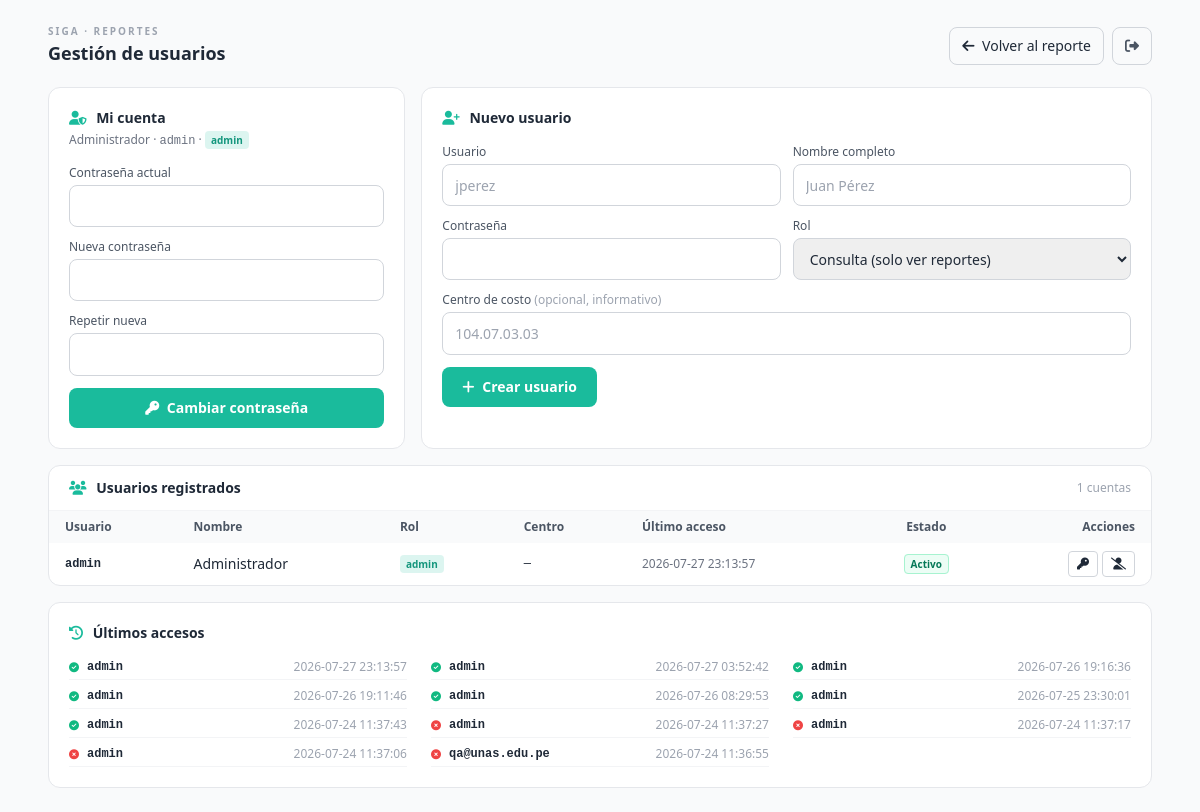
/public_html/usuarios.php (signed in), run on an earlier commit of the app's database.
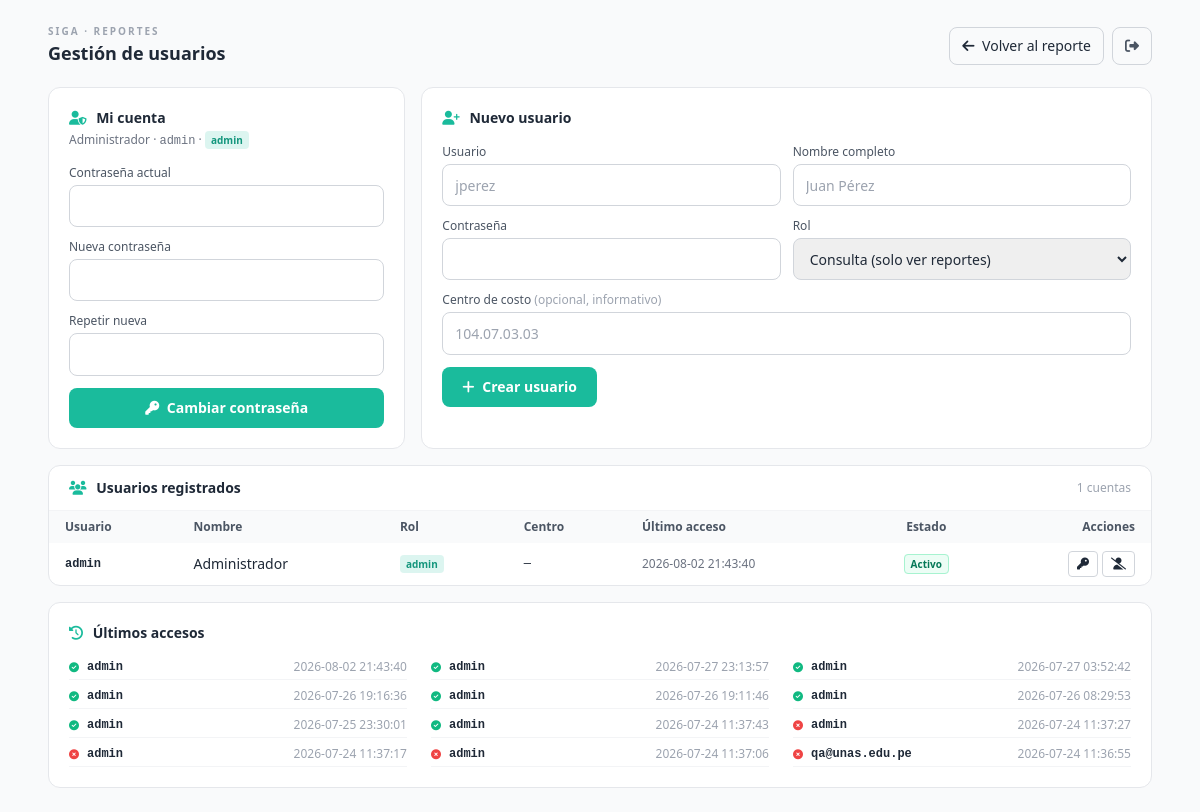
And on a later commit of the database.
### tables this page shows
CREATE TABLE usuarios (
                id             INTEGER PRIMARY KEY AUTOINCREMENT,
                usuario        TEXT    NOT NULL UNIQUE,
                nombre         TEXT    NOT NULL,
                clave_hash     TEXT    NOT NULL,
                rol            TEXT    NOT NULL DEFAULT 'consulta',
                centro_costo   TEXT,
                activo         INTEGER NOT NULL DEFAULT 1,
                intentos       INTEGER NOT NULL DEFAULT 0,
                bloqueado_hasta INTEGER,
                ultimo_acceso  TEXT,
                creado         TEXT    NOT NULL DEFAULT (datetime('now','localtime'))
            );

CREATE TABLE accesos (
                id       INTEGER PRIMARY KEY AUTOINCREMENT,
                usuario  TEXT NOT NULL,
                exito    INTEGER NOT NULL,
                ip       TEXT,
                fecha    TEXT NOT NULL DEFAULT (datetime('now','localtime'))
            );

### public_html/Auth.php (called while the page is built, shortened)
<?php
class Auth
{
    private PDO $db;
    public function __construct(?string $dbPath = null)
    {
        $dbPath = $dbPath ?: __DIR__ . '/data/siga_reporter.sqlite';
        $dir = dirname($dbPath);
        $this->db = new PDO('sqlite:' . $dbPath, null, null, [
            PDO::ATTR_ERRMODE            => PDO::ERRMODE_EXCEPTION,
            PDO::ATTR_DEFAULT_FETCH_MODE => PDO::FETCH_ASSOC,
        ]);
        $this->db->exec('PRAGMA journal_mode = WAL');
        $this->db->exec('PRAGMA foreign_keys = ON');
        $this->crearEsquema();
    }
    private function crearEsquema(): void
    {
        $this->db->exec("
            CREATE TABLE IF NOT EXISTS usuarios (
                id             INTEGER PRIMARY KEY AUTOINCREMENT,
                usuario        TEXT    NOT NULL UNIQUE,
                nombre         TEXT    NOT NULL,
                clave_hash     TEXT    NOT NULL,
                rol            TEXT    NOT NULL DEFAULT 'consulta',
                centro_costo   TEXT,
                activo         INTEGER NOT NULL DEFAULT 1,
                intentos       INTEGER NOT NULL DEFAULT 0,
                bloqueado_hasta INTEGER,
                ultimo_acceso  TEXT,
                creado         TEXT    NOT NULL DEFAULT (datetime('now','localtime'))
            )");
        $this->db->exec("
            CREATE TABLE IF NOT EXISTS accesos (
                id       INTEGER PRIMARY KEY AUTOINCREMENT,
                usuario  TEXT NOT NULL,
                exito    INTEGER NOT NULL,
                ip       TEXT,
                fecha    TEXT NOT NULL DEFAULT (datetime('now','localtime'))
            )");
        $n = (int)$this->db->query("SELECT COUNT(*) FROM usuarios")->fetchColumn();
    }
    public function logueado(): bool
    {
        return !empty($_SESSION['uid']);
    }
    public function usuario(): ?array
    {
        return [
            'id'     => $_SESSION['uid'],
            'usuario'=> $_SESSION['uusuario'] ?? '',
            'nombre' => $_SESSION['unombre']  ?? '',
            'rol'    => $_SESSION['urol']     ?? 'consulta',
        ];
    }
    public function usuarios(): array
    {
        return $this->db->query("SELECT id, usuario, nombre, rol, activo, centro_costo, ultimo_acceso, creado
                                 FROM usuarios ORDER BY activo DESC, usuario")->fetchAll();
    }
    public function esAdmin(): bool
    {
        return ($this->usuario()['rol'] ?? '') === 'admin';
    }
    public function bitacora(int $limite = 30): array
    {
        $st = $this->db->prepare("SELECT usuario, exito, ip, fecha FROM accesos ORDER BY id DESC LIMIT ?");
        $st->bindValue(1, $limite, PDO::PARAM_INT);
        $st->execute();
        return $st->fetchAll();
    }
}

### public_html/usuarios.php (the view, shortened to what this page needs)
<?php
require __DIR__ . '/Auth.php';
$auth = new Auth();
$auth->exigirLogin();
$USR   = $auth->usuario();
$admin = $auth->esAdmin();
$usuarios = $admin ? $auth->usuarios() : [];
$bitacora = $admin ? $auth->bitacora(15) : [];
?>
<!doctype html><html lang="es"><head>
<script src="https://cdn.tailwindcss.com"></script>
<link rel="stylesheet" href="https://cdnjs.cloudflare.com/ajax/libs/font-awesome/6.5.2/css/all.min.css">
</head>
<body class="bg-gray-50 text-gray-800 min-h-screen">
<div class="max-w-6xl mx-auto p-4 sm:p-6">
  <header class="flex items-center justify-between gap-3 mb-5">
    <div>
      <p class="text-[10px] font-bold tracking-[.2em] text-gray-400 uppercase">SIGA · Reportes</p>
      <h1 class="text-lg font-bold">Gestión de usuarios</h1>
    </div>
    <div class="flex items-center gap-2">
      <a href="index.php" class="px-3 py-2 text-sm rounded-lg border border-gray-300 hover:bg-white">
        <i class="fa-solid fa-arrow-left mr-1"></i> Volver al reporte
      </a>
      <a href="logout.php" class="px-3 py-2 text-sm rounded-lg border border-gray-300 text-gray-600 hover:bg-red-50 hover:text-red-600 hover:border-red-200">
        <i class="fa-solid fa-right-from-bracket"></i>
      </a>
    </div>
  </header>
  <div class="grid lg:grid-cols-3 gap-4">
    <section class="card p-5 lg:col-span-1">
      <h2 class="font-bold text-sm mb-1"><i class="fa-solid fa-user-shield text-primary mr-1.5"></i> Mi cuenta</h2>
      <p class="text-xs text-gray-500 mb-4">
        <?= htmlspecialchars($USR['nombre']) ?> ·
        <span class="font-mono"><?= htmlspecialchars($USR['usuario']) ?></span> ·
        <span class="px-1.5 py-0.5 rounded text-[10px] font-bold <?= $admin ? 'bg-primary/15 text-primary-dark' : 'bg-gray-100 text-gray-600' ?>"><?= htmlspecialchars($USR['rol']) ?></span>
      </p>
      <form method="post" class="space-y-3">
        <div><label class="block text-xs text-gray-600 mb-1">Contraseña actual</label>
          <input type="password" name="actual" required class="inp"></div>
        <div><label class="block text-xs text-gray-600 mb-1">Nueva contraseña</label>
          <input type="password" name="nueva" required minlength="6" class="inp"></div>
        <div><label class="block text-xs text-gray-600 mb-1">Repetir nueva</label>
          <input type="password" name="repetir" required minlength="6" class="inp"></div>
        <button class="w-full py-2.5 rounded-lg text-sm font-semibold text-white" style="background:rgb(26,187,156)">
          <i class="fa-solid fa-key mr-1"></i> Cambiar contraseña
        </button>
      </form>
    </section>
    <?php if ($admin): ?>
    <section class="card p-5 lg:col-span-2">
      <h2 class="font-bold text-sm mb-4"><i class="fa-solid fa-user-plus text-primary mr-1.5"></i> Nuevo usuario</h2>
      <form method="post" class="grid sm:grid-cols-2 gap-3">
        <div><label class="block text-xs text-gray-600 mb-1">Usuario</label>
          <input name="usuario" required placeholder="jperez" class="inp"></div>
        <div><label class="block text-xs text-gray-600 mb-1">Nombre completo</label>
          <input name="nombre" required placeholder="Juan Pérez" class="inp"></div>
        <div><label class="block text-xs text-gray-600 mb-1">Contraseña</label>
          <input type="password" name="clave" required minlength="6" class="inp"></div>
        <div><label class="block text-xs text-gray-600 mb-1">Rol</label>
          <select name="rol" class="inp">
            <option value="consulta">Consulta (solo ver reportes)</option>
          </select></div>
        <div class="sm:col-span-2"><label class="block text-xs text-gray-600 mb-1">Centro de costo <span class="text-gray-400">(opcional, informativo)</span></label>
          <input name="centro" placeholder="104.07.03.03" class="inp"></div>
        <div class="sm:col-span-2">
          <button class="px-5 py-2.5 rounded-lg text-sm font-semibold text-white" style="background:rgb(26,187,156)">
            <i class="fa-solid fa-plus mr-1"></i> Crear usuario
          </button>
        </div>
      </form>
    </section>
    <section class="card lg:col-span-3 overflow-hidden">
      <div class="px-5 py-3 border-b border-gray-100 flex items-center justify-between">
        <h2 class="font-bold text-sm"><i class="fa-solid fa-users text-primary mr-1.5"></i> Usuarios registrados</h2>
        <span class="text-xs text-gray-400"><?= count($usuarios) ?> cuentas</span>
      </div>
      <div class="overflow-x-auto">
      <table class="min-w-full text-sm">
        <thead><tr class="bg-gray-50 text-gray-600 text-xs">
          <th class="text-left px-4 py-2 font-semibold">Usuario</th>
          <th class="text-left px-4 py-2 font-semibold">Nombre</th>
          <th class="text-left px-4 py-2 font-semibold">Rol</th>
          <th class="text-left px-4 py-2 font-semibold">Centro</th>
          <th class="text-left px-4 py-2 font-semibold">Último acceso</th>
          <th class="text-center px-4 py-2 font-semibold">Estado</th>
          <th class="text-right px-4 py-2 font-semibold">Acciones</th>
        </tr></thead>
        <tbody class="divide-y divide-gray-100">
        <?php foreach ($usuarios as $u): ?>
          <tr class="<?= $u['activo'] ? '' : 'bg-gray-50/70 text-gray-400' ?>">
            <td class="px-4 py-2 font-mono text-xs font-bold"><?= htmlspecialchars($u['usuario']) ?></td>
            <td class="px-4 py-2"><?= htmlspecialchars($u['nombre']) ?></td>
            <td class="px-4 py-2">
              <span class="px-1.5 py-0.5 rounded text-[10px] font-bold <?= $u['rol']==='admin' ? 'bg-primary/15 text-primary-dark' : 'bg-gray-100 text-gray-600' ?>">
                <?= htmlspecialchars($u['rol']) ?></span>
            </td>
            <td class="px-4 py-2 text-xs font-mono"><?= htmlspecialchars($u['centro_costo'] ?? '—') ?></td>
            <td class="px-4 py-2 text-xs text-gray-500"><?= htmlspecialchars($u['ultimo_acceso'] ?? 'Nunca') ?></td>
            <td class="px-4 py-2 text-center">
              <?php if ($u['activo']): ?><span class="text-[10px] font-bold text-emerald-700 bg-emerald-50 border border-emerald-200 rounded px-1.5 py-0.5">Activo</span>
              <?php else: ?><span class="text-[10px] font-bold text-gray-500 bg-gray-100 border border-gray-200 rounded px-1.5 py-0.5">Inactivo</span><?php endif; ?>
            </td>
            <td class="px-4 py-2">
              <div class="flex items-center gap-1 justify-end">
                <button type="button" class="btnReset px-2 py-1 text-xs rounded border border-gray-300 hover:bg-gray-50"
                        data-id="<?= $u['id'] ?>" data-u="<?= htmlspecialchars($u['usuario']) ?>" title="Restablecer contraseña">
                  <i class="fa-solid fa-key"></i></button>
                <form method="post" class="inline">
                  <button class="px-2 py-1 text-xs rounded border border-gray-300 hover:bg-gray-50" title="<?= $u['activo'] ? 'Desactivar' : 'Activar' ?>">
                    <i class="fa-solid <?= $u['activo'] ? 'fa-user-slash' : 'fa-user-check' ?>"></i></button>
                </form>
              </div>
            </td>
          </tr>
        <?php endforeach; ?>
        </tbody>
      </table>
      </div>
    </section>
    <section class="card lg:col-span-3 p-5">
      <h2 class="font-bold text-sm mb-3"><i class="fa-solid fa-clock-rotate-left text-primary mr-1.5"></i> Últimos accesos</h2>
      <div class="grid sm:grid-cols-2 lg:grid-cols-3 gap-x-6 gap-y-1 text-xs">
        <?php foreach ($bitacora as $b): ?>
          <div class="flex items-center gap-2 border-b border-gray-100 py-1">
            <i class="fa-solid <?= $b['exito'] ? 'fa-circle-check text-emerald-500' : 'fa-circle-xmark text-red-500' ?> text-[10px]"></i>
            <span class="font-mono font-bold"><?= htmlspecialchars($b['usuario']) ?></span>
            <span class="text-gray-400 ml-auto"><?= htmlspecialchars($b['fecha']) ?></span>
          </div>
        <?php endforeach; ?>
      </div>
    </section>
    <?php endif; ?>
  </div>
</div>
</body></html>

### public_html/usuarios.php (style rules this page uses)
.inp { width:100%;padding:.6rem .75rem;font-size:.875rem;border:1px solid #d1d5db;border-radius:.5rem;outline:none }
.card { background:#fff;border:1px solid #e5e7eb;border-radius:.75rem }

What changed in the data, as far as the page shows it:
changed usuarios "Administrador": ultimo_acceso "2026-07-27 23:13:57" → "2026-08-02 21:43:40"
added accesos: exito 1 (drawn), usuario "admin", fecha "2026-08-02 21:43:40"
